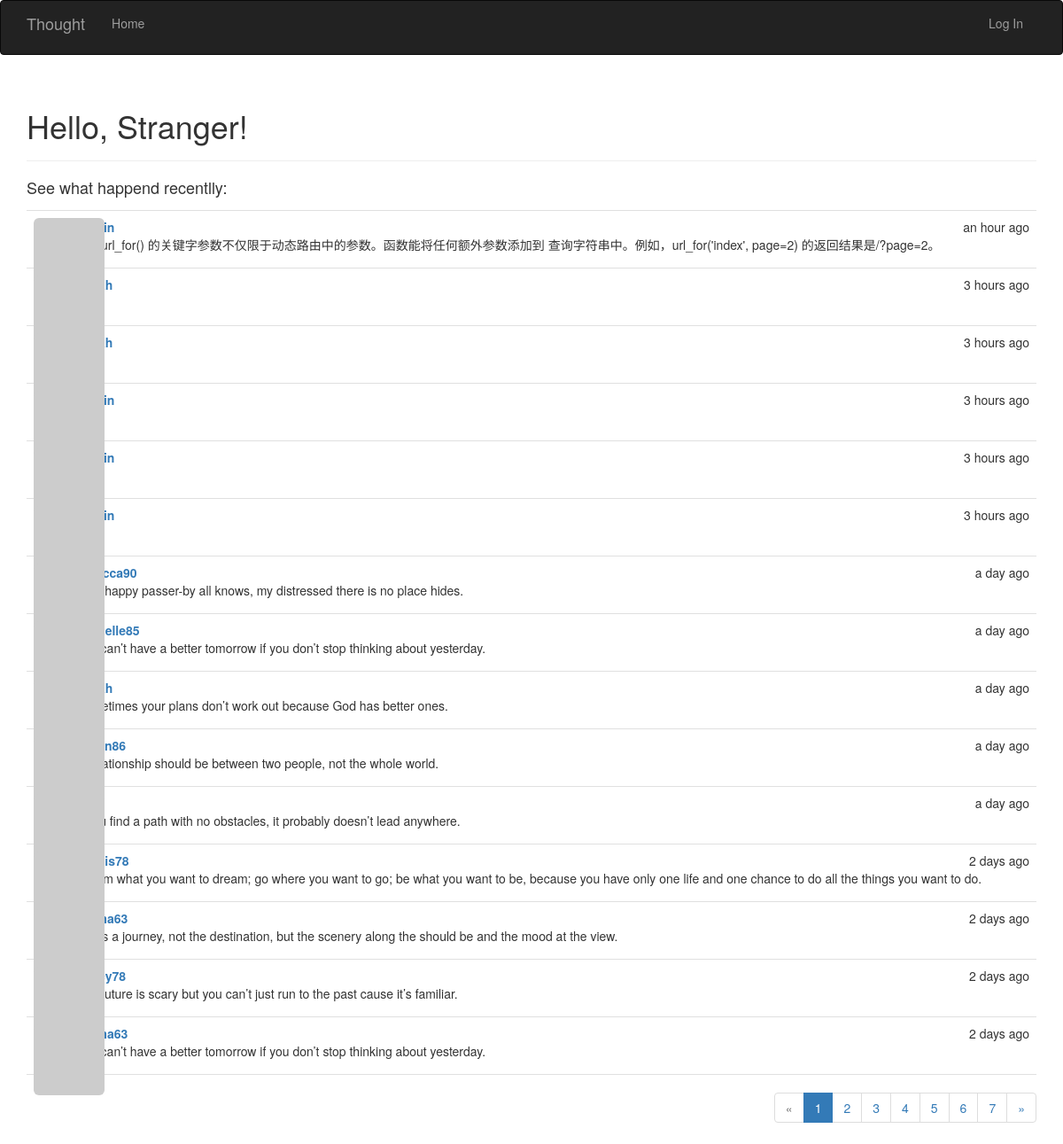
The page / on the database its author committed.
### app/models.py (models this page shows, shortened)
class Post(db.Model):
    __tablename__ = 'posts'
    id = db.Column(db.Integer, primary_key=True)
    body = db.Column(db.Text)
    timestamp = db.Column(db.DateTime, index=True, default=datetime.utcnow)
    author_id = db.Column(db.Integer, db.ForeignKey('users.id'))

class User(UserMixin, db.Model):
    __tablename__ = 'users'
    id = db.Column(db.Integer, primary_key=True)
    email = db.Column(db.String(64), unique=True, index=True)
    username = db.Column(db.String(64), unique=True, index=True)
    password_hash = db.Column(db.String(128))
    role_id = db.Column(db.Integer, db.ForeignKey('roles.id'))
    confirmed = db.Column(db.Boolean, default=False)
    name = db.Column(db.String(64))
    location = db.Column(db.String(64))
    about_me = db.Column(db.Text())
    member_since = db.Column(db.DateTime(), default=datetime.utcnow)
    last_seen = db.Column(db.DateTime(), default=datetime.utcnow)
    avatar_hash = db.Column(db.String(32))
    posts = db.relationship('Post', backref='author', lazy='dynamic')
    @property
    def password(self):
        raise AttributeError('password is not a readable attribute')
    def gravatar_hash(self):
        return hashlib.md5(self.email.lower().encode('utf-8')).hexdigest()
    def gravatar(self, size=100, default='identicon', rating='g'):
        url = 'https://secure.gravatar.com/avatar'
        hash = self.avatar_hash or self.gravatar_hash()
        return '{url}/{hash}?s={size}&d={default}&r={rating}'.format(
            url=url, hash=hash, size=size, default=default, rating=rating)

### app/main/views.py (the view)
@main.route('/', methods=['GET', 'POST'])
def index():
    form = PostForm()
    if current_user.can(Permission.WRITE) and form.validate_on_submit():
        post = Post(body=form.body.data,
                    author=current_user._get_current_object())
        db.session.add(post)
        db.session.commit()
        return redirect(url_for('.index'))
    page = request.args.get('page', 1, type=int)
    pagination = Post.query.order_by(Post.timestamp.desc()).paginate(
        page, per_page=current_app.config['FLASKY_POSTS_PER_PAGE'],
        error_out=False)
    posts = pagination.items
    print(pagination.iter_pages())
    return render_template('index.html', form=form, posts=posts,
                           pagination=pagination)

### app/auth/views.py (called while the page is built)
@auth.before_app_request
def before_request():
    if current_user.is_authenticated:
        current_user.ping()
        if not current_user.confirmed \
                and request.blueprint != 'auth' \
                and request.endpoint != 'static':
            return redirect(url_for('auth.unconfirmed'))

### app/main/__init__.py (called while the page is built)
@main.app_context_processor
def inject_permissions():
    return dict(Permission=Permission)

### app/models.py (called while the page is built)
    def can(self, permissions):
        return False

### app/templates/index.html (shortened to what this page needs)
{% extends "base.html" %}
{% import "bootstrap/wtf.html" as wtf %}
{% import "_macros.html" as macros %}
{% block page_content %}
    <div class="page-header">
        <h1>Hello, {% if current_user.is_authenticated %}{{ current_user.username }}{% else %}Stranger{% endif %}!</h1>
    </div>
    {% if not current_user.is_authenticated %}
        <h4>
        See what happend recentlly:
        </h4>
    {% endif %}
    {% include '_posts.html' %}
    <div class="pagination">
        {{ macros.pagination_widget(pagination, '.index') }}
    </div>
{% endblock %}

### app/templates/_posts.html
<ul class="posts">
        {% for post in posts %}
            <li class="post">
                <div class="profile-thumbnail">
                    <a href="{{ url_for('.user', username=post.author.username) }}">
                        <img class="img-rounded profile-thumbnail"
                        src="{{ post.author.gravatar(size=40) }}">
                    </a>
                </div>
                <div class="post-content">
                    <div class="post-date">{{ moment(post.timestamp).fromNow() }}</div>
                    <div class="post-author">
                        <a href="{{ url_for('.user', username=post.author.username) }}">
                            {{ post.author.username }}
                        </a>
                    </div>
                    <div class="post-body">{{ post.body }}</div>
                </div>
            </li>
        {% endfor %}
    </ul>

### app/static/styles.css (style rules this page uses)
.profile-thumbnail { position: absolute; }
ul.posts { list-style-type: none; padding: 0px; margin: 16px 0px 0px 0px; border-top: 1px solid #e0e0e0; }
ul.posts li.post { padding: 8px; border-bottom: 1px solid #e0e0e0; }
div.post-date { float: right; }
div.post-author { font-weight: bold; }
div.post-content { margin-left: 48px; min-height: 48px; }
div.pagination { width: 100%; text-align: right; padding: 0px; margin: 0px; }

### rows shown on the page
Post: timestamp "an hour ago", body "传入url_for() 的关键字参数不仅限于动态路由中的参数。函数能将任何额外参数添加到 查询字符串中。例如，url_for('index', page=2) 的返回结果是/?page=2。"
Post: timestamp "3 hours ago"
Post: timestamp "3 hours ago"
Post: timestamp "3 hours ago"
Post: timestamp "3 hours ago"
Post: timestamp "3 hours ago"
Post: timestamp "a day ago", author.username "rebecca90", body "Your happy passer-by all knows, my distressed there is no place hides."
Post: timestamp "a day ago", author.username "michelle85", body "You can’t have a better tomorrow if you don’t stop thinking about yesterday."
Post: timestamp "a day ago", body "Sometimes your plans don’t work out because God has better ones."
Post: timestamp "a day ago", body "A relationship should be between two people, not the whole world."
Post: timestamp "a day ago", body "If you find a path with no obstacles, it probably doesn’t lead anywhere."
Post: timestamp "2 days ago", body "Dream what you want to dream; go where you want to go; be what you want to be, because you have only one life and one chance to do all the things you want to do."
Post: timestamp "2 days ago", body "Life is a journey, not the destination, but the scenery along the should be and the mood at the view."
Post: timestamp "2 days ago", body "The future is scary but you can’t just run to the past cause it’s familiar."
Post: timestamp "2 days ago", body "You can’t have a better tomorrow if you don’t stop thinking about yesterday."

### other values the page prints
{{ p }} "1"
{{ p }} "2" "3" "4" "5" "6" "7"
